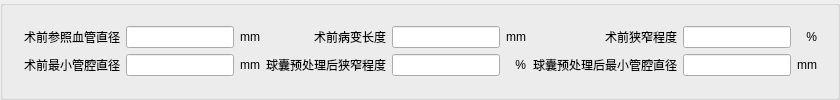
    <widget class="QGroupBox" name="m_grpSQQCA">
     <property name="styleSheet">
      <string notr="true"/>
     </property>
     <layout class="QVBoxLayout" name="verticalLayout_13">
      <item>
       <widget class="QWidget" name="widget_11" native="true">
        <layout class="QGridLayout" name="gridLayout_5">
         <item row="0" column="0">
          <widget class="QLabel" name="label_97">
           <property name="text">
            <string>术前参照血管直径</string>
           </property>
           <property name="alignment">
            <set>Qt::AlignRight|Qt::AlignTrailing|Qt::AlignVCenter</set>
           </property>
          </widget>
         </item>
         <item row="1" column="7">
          <widget class="QLabel" name="label_98">
           <property name="text">
            <string>球囊预处理后最小管腔直径</string>
           </property>
           <property name="alignment">
            <set>Qt::AlignRight|Qt::AlignTrailing|Qt::AlignVCenter</set>
           </property>
          </widget>
         </item>
         <item row="1" column="0">
          <widget class="QLabel" name="label_99">
           <property name="text">
            <string>术前最小管腔直径</string>
           </property>
           <property name="alignment">
            <set>Qt::AlignRight|Qt::AlignTrailing|Qt::AlignVCenter</set>
           </property>
          </widget>
         </item>
         <item row="0" column="6">
          <widget class="QLabel" name="label_100">
           <property name="text">
            <string>mm</string>
           </property>
           <property name="alignment">
            <set>Qt::AlignRight|Qt::AlignTrailing|Qt::AlignVCenter</set>
           </property>
          </widget>
         </item>
         <item row="1" column="1">
          <widget class="QLineEdit" name="m_lineSqQcaZXGQZJ"/>
         </item>
         <item row="1" column="5">
          <widget class="QLineEdit" name="m_lineSqQcaQNCLXZCD"/>
         </item>
         <item row="0" column="5">
          <widget class="QLineEdit" name="m_lineSqQcaBBCD"/>
         </item>
         <item row="0" column="9">
          <widget class="QLineEdit" name="m_lineSqQcaXZCD"/>
         </item>
         <item row="0" column="4">
          <widget class="QLabel" name="label_101">
           <property name="text">
            <string>术前病变长度</string>
           </property>
           <property name="alignment">
            <set>Qt::AlignRight|Qt::AlignTrailing|Qt::AlignVCenter</set>
           </property>
          </widget>
         </item>
         <item row="1" column="10">
          <widget class="QLabel" name="label_102">
           <property name="text">
            <string>mm</string>
           </property>
           <property name="alignment">
            <set>Qt::AlignRight|Qt::AlignTrailing|Qt::AlignVCenter</set>
           </property>
          </widget>
         </item>
         <item row="1" column="9">
          <widget class="QLineEdit" name="m_lineSqQcaQNCLZXGQ"/>
         </item>
         <item row="0" column="1">
          <widget class="QLineEdit" name="m_lineSqQcaCZXGZJ"/>
         </item>
         <item row="0" column="7">
          <widget class="QLabel" name="label_122">
           <property name="text">
            <string>术前狭窄程度</string>
           </property>
           <property name="alignment">
            <set>Qt::AlignRight|Qt::AlignTrailing|Qt::AlignVCenter</set>
           </property>
          </widget>
         </item>
         <item row="1" column="2">
          <widget class="QLabel" name="label_133">
           <property name="text">
            <string>mm</string>
           </property>
           <property name="alignment">
            <set>Qt::AlignRight|Qt::AlignTrailing|Qt::AlignVCenter</set>
           </property>
          </widget>
         </item>
         <item row="1" column="6">
          <widget class="QLabel" name="label_134">
           <property name="text">
            <string>%</string>
           </property>
           <property name="alignment">
            <set>Qt::AlignRight|Qt::AlignTrailing|Qt::AlignVCenter</set>
           </property>
          </widget>
         </item>
         <item row="0" column="2">
          <widget class="QLabel" name="label_135">
           <property name="text">
            <string>mm</string>
           </property>
           <property name="alignment">
            <set>Qt::AlignRight|Qt::AlignTrailing|Qt::AlignVCenter</set>
           </property>
          </widget>
         </item>
         <item row="1" column="4">
          <widget class="QLabel" name="label_136">
           <property name="text">
            <string>球囊预处理后狭窄程度</string>
           </property>
           <property name="alignment">
            <set>Qt::AlignRight|Qt::AlignTrailing|Qt::AlignVCenter</set>
           </property>
          </widget>
         </item>
         <item row="0" column="10">
          <widget class="QLabel" name="label_137">
           <property name="text">
            <string>%</string>
           </property>
           <property name="alignment">
            <set>Qt::AlignRight|Qt::AlignTrailing|Qt::AlignVCenter</set>
           </property>
          </widget>
         </item>
        </layout>
       </widget>
      </item>
     </layout>
    </widget>
